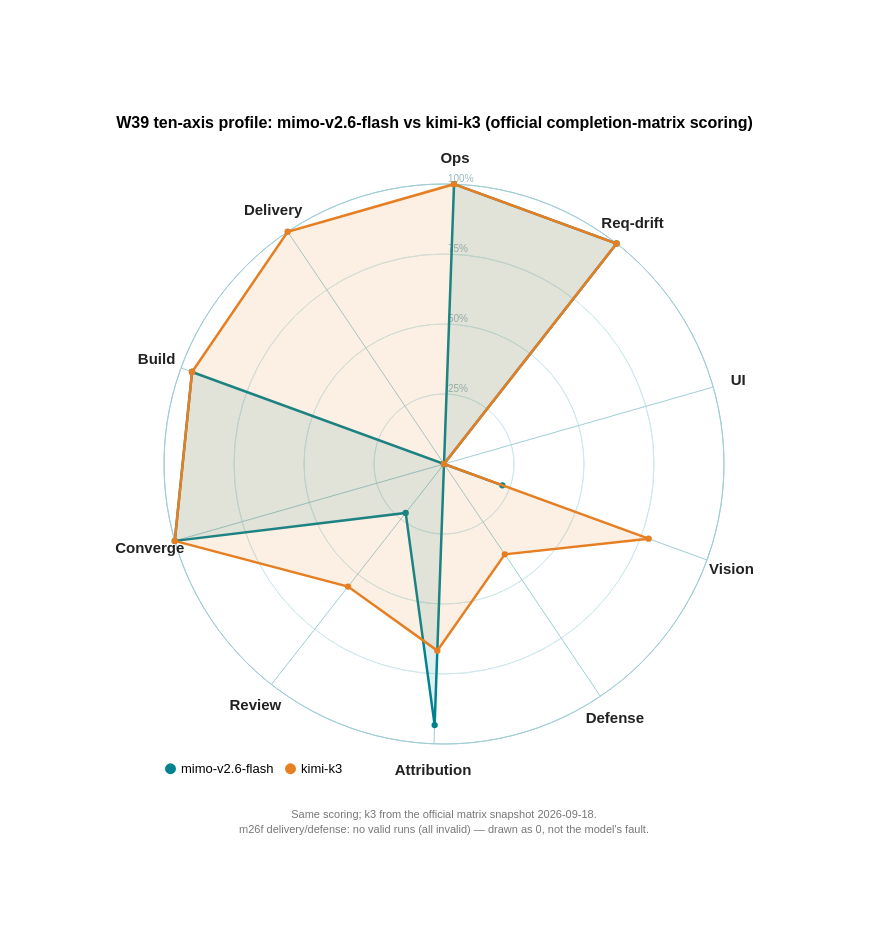

Here is the Vega-Lite specification saved for this chart:
### Vega specification from a JSON file in a GitHub repository (floating-point values rounded to 4 significant figures)
{"$schema": "https://vega.github.io/schema/vega/v5.json", "width": 560, "height": 560, "padding": 115, "title": {"text": "W39 ten-axis profile: mimo-v2.6-flash vs kimi-k3 (official completion-matrix scoring)", "fontSize": 16, "anchor": "middle", "offset": 20}, "signals": [{"name": "radius", "update": "width / 2"}], "data": [{"name": "table", "values": [{"key": "Build", "category": "mimo-v2.6-flash", "value": 0.958}, {"key": "Delivery", "category": "mimo-v2.6-flash", "value": 0.0}, {"key": "Ops", "category": "mimo-v2.6-flash", "value": 1.0}, {"key": "Req-drift", "category": "mimo-v2.6-flash", "value": 1.0}, {"key": "UI", "category": "mimo-v2.6-flash", "value": 0.0}, {"key": "Vision", "category": "mimo-v2.6-flash", "value": 0.222}, {"key": "Defense", "category": "mimo-v2.6-flash", "value": 0.0}, {"key": "Attribution", "category": "mimo-v2.6-flash", "value": 0.933}, {"key": "Review", "category": "mimo-v2.6-flash", "value": 0.222}, {"key": "Converge", "category": "mimo-v2.6-flash", "value": 1.0}, {"key": "Build", "category": "mimo-v2.6-flash", "value": 0.958, "close": true}, {"key": "Build", "category": "kimi-k3", "value": 0.958}, {"key": "Delivery", "category": "kimi-k3", "value": 1.0}, {"key": "Ops", "category": "kimi-k3", "value": 1.0}, {"key": "Req-drift", "category": "kimi-k3", "value": 1.0}, {"key": "UI", "category": "kimi-k3", "value": 0.0}, {"key": "Vision", "category": "kimi-k3", "value": 0.778}, {"key": "Defense", "category": "kimi-k3", "value": 0.389}, {"key": "Attribution", "category": "kimi-k3", "value": 0.667}, {"key": "Review", "category": "kimi-k3", "value": 0.556}, {"key": "Converge", "category": "kimi-k3", "value": 1.0}, {"key": "Build", "category": "kimi-k3", "value": 0.958, "close": true}]}, {"name": "keys", "values": ["Build", "Delivery", "Ops", "Req-drift", "UI", "Vision", "Defense", "Attribution", "Review", "Converge"]}, {"name": "ticks", "values": [{"f": 0.25}, {"f": 0.5}, {"f": 0.75}, {"f": 1.0}]}], "scales": [{"name": "angular", "type": "point", "domain": {"data": "keys", "field": "data"}, "range": {"signal": "[-PI + 0.35, PI + 0.35 - 2 * PI / 10]"}}, {"name": "radial", "type": "linear", "domain": [0, 1], "range": {"signal": "[0, radius]"}, "zero": true, "nice": false}, {"name": "color", "type": "ordinal", "domain": ["mimo-v2.6-flash", "kimi-k3"], "range": ["#00838F", "#E67E22"]}], "legends": [{"fill": "color", "orient": "bottom", "direction": "horizontal", "title": null, "labelFontSize": 13, "symbolSize": 120, "labelLimit": 0}], "marks": [{"type": "arc", "encode": {"enter": {"x": {"signal": "0.5 * width"}, "y": {"signal": "0.5 * height"}, "startAngle": {"value": 0}, "endAngle": {"signal": "2 * PI"}, "innerRadius": {"signal": "0.25 * radius"}, "outerRadius": {"signal": "0.25 * radius"}, "stroke": {"value": "#cfe8ec"}, "strokeWidth": {"value": 1}}}}, {"type": "arc", "encode": {"enter": {"x": {"signal": "0.5 * width"}, "y": {"signal": "0.5 * height"}, "startAngle": {"value": 0}, "endAngle": {"signal": "2 * PI"}, "innerRadius": {"signal": "0.5 * radius"}, "outerRadius": {"signal": "0.5 * radius"}, "stroke": {"value": "#cfe8ec"}, "strokeWidth": {"value": 1}}}}, {"type": "arc", "encode": {"enter": {"x": {"signal": "0.5 * width"}, "y": {"signal": "0.5 * height"}, "startAngle": {"value": 0}, "endAngle": {"signal": "2 * PI"}, "innerRadius": {"signal": "0.75 * radius"}, "outerRadius": {"signal": "0.75 * radius"}, "stroke": {"value": "#cfe8ec"}, "strokeWidth": {"value": 1}}}}, {"type": "arc", "encode": {"enter": {"x": {"signal": "0.5 * width"}, "y": {"signal": "0.5 * height"}, "startAngle": {"value": 0}, "endAngle": {"signal": "2 * PI"}, "innerRadius": {"signal": "1.0 * radius"}, "outerRadius": {"signal": "1.0 * radius"}, "stroke": {"value": "#9fcdd4"}, "strokeWidth": {"value": 1}}}}, {"type": "text", "encode": {"enter": {"x": {"signal": "0.5 * width + 4"}, "y": {"signal": "0.5 * height - datum.f * radius"}, "text": {"signal": "format(datum.f, '.0%')"}, "fontSize": {"value": 10}, "fill": {"value": "#9ab8bd"}, "align": {"value": "left"}, "baseline": {"value": "bottom"}}}, "from": {"data": "ticks"}}, {"type": "rule", "from": {"data": "keys"}, "encode": {"enter": {"x": {"signal": "0.5 * width"}, "y": {"signal": "0.5 * height"}, "x2": {"signal": "0.5 * width + radius * cos(scale('angular', datum.data))"}, "y2": {"signal": "0.5 * height + radius * sin(scale('angular', datum.data))"}, "stroke": {"value": "#9fcdd4"}, "strokeWidth": {"value": 1}}}}, {"type": "text", "from": {"data": "keys"}, "encode": {"enter": {"x": {"signal": "0.5 * width + (radius + 26) * cos(scale('angular', datum.data))"}, "y": {"signal": "0.5 * height + (radius + 26) * sin(scale('angular', datum.data))"}, "text": {"field": "data"}, "fontSize": {"value": 15}, "fontWeight": {"value": "bold"}, "align": {"value": "center"}, "baseline": {"value": "middle"}, "fill": {"value": "#222"}}}}, {"type": "group", "from": {"facet": {"name": "cats", "data": "table", "groupby": "category"}}, "marks": [{"type": "line", "from": {"data": "cats"}, "encode": {"enter": {"x": {"signal": "0.5 * width + scale('radial', datum.value) * cos(scale('angular', datum.key))"}, "y": {"signal": "0.5 * height + scale('radial', datum.value) * sin(scale('angular', datum.key))"}, "stroke": {"scale": "color", "field": {"parent": "category"}}, "strokeWidth": {"value": 2.5}, "fill": {"scale": "color", "field": {"parent": "category"}}, "fillOpacity": {"value": 0.12}}}}, {"type": "symbol", "from": {"data": "cats"}, "encode": {"enter": {"x": {"signal": "0.5 * width + scale('radial', datum.value) * cos(scale('angular', datum.key))"}, "y": {"signal": "0.5 * height + scale('radial', datum.value) * sin(scale('angular', datum.key))"}, "size": {"value": 40}, "fill": {"scale": "color", "field": {"parent": "category"}}}}}]}, {"type": "text", "encode": {"enter": {"x": {"signal": "0.5 * width"}, "y": {"signal": "height + 74"}, "text": {"value": ["Same scoring; k3 from the official matrix snapshot 2026-09-18.", "m26f delivery/defense: no valid runs (all invalid) — drawn as 0, not the model's fault."]}, "fontSize": {"value": 11}, "fill": {"value": "#777"}, "align": {"value": "center"}, "lineHeight": {"value": 15}}}}]}
